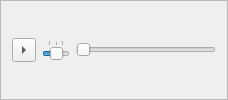
         <widget class="QFrame" name="m_pControlsFrame">
          <property name="sizePolicy">
           <sizepolicy hsizetype="Preferred" vsizetype="Fixed">
            <horstretch>0</horstretch>
            <verstretch>0</verstretch>
           </sizepolicy>
          </property>
          <property name="frameShape">
           <enum>QFrame::StyledPanel</enum>
          </property>
          <property name="frameShadow">
           <enum>QFrame::Raised</enum>
          </property>
          <layout class="QHBoxLayout" name="horizontalLayout_4">
           <property name="topMargin">
            <number>4</number>
           </property>
           <property name="bottomMargin">
            <number>4</number>
           </property>
           <item>
            <widget class="QToolButton" name="m_pBtnPlay">
             <property name="minimumSize">
              <size>
               <width>24</width>
               <height>24</height>
              </size>
             </property>
             <property name="focusPolicy">
              <enum>Qt::NoFocus</enum>
             </property>
             <property name="arrowType">
              <enum>Qt::RightArrow</enum>
             </property>
            </widget>
           </item>
           <item>
            <widget class="QSlider" name="m_pSldSpeed">
             <property name="sizePolicy">
              <sizepolicy hsizetype="Expanding" vsizetype="Fixed">
               <horstretch>1</horstretch>
               <verstretch>0</verstretch>
              </sizepolicy>
             </property>
             <property name="focusPolicy">
              <enum>Qt::NoFocus</enum>
             </property>
             <property name="minimum">
              <number>-5</number>
             </property>
             <property name="maximum">
              <number>5</number>
             </property>
             <property name="pageStep">
              <number>1</number>
             </property>
             <property name="orientation">
              <enum>Qt::Horizontal</enum>
             </property>
             <property name="tickPosition">
              <enum>QSlider::TicksAbove</enum>
             </property>
             <property name="tickInterval">
              <number>5</number>
             </property>
            </widget>
           </item>
           <item>
            <widget class="QSlider" name="m_pSldSeek">
             <property name="sizePolicy">
              <sizepolicy hsizetype="Expanding" vsizetype="Fixed">
               <horstretch>5</horstretch>
               <verstretch>0</verstretch>
              </sizepolicy>
             </property>
             <property name="focusPolicy">
              <enum>Qt::NoFocus</enum>
             </property>
             <property name="maximum">
              <number>1000</number>
             </property>
             <property name="tracking">
              <bool>false</bool>
             </property>
             <property name="orientation">
              <enum>Qt::Horizontal</enum>
             </property>
            </widget>
           </item>
          </layout>
         </widget>
